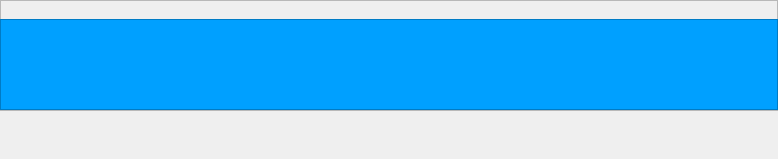
<?xml version="1.0" encoding="UTF-8"?>
<ui version="4.0">
 <class>sMenuBar</class>
 <widget class="QWidget" name="sMenuBar">
  <property name="geometry">
   <rect>
    <x>0</x>
    <y>0</y>
    <width>778</width>
    <height>159</height>
   </rect>
  </property>
  <property name="windowTitle">
   <string>Form</string>
  </property>
  <widget class="QFrame" name="frame_2">
   <property name="geometry">
    <rect>
     <x>0</x>
     <y>0</y>
     <width>778</width>
     <height>111</height>
    </rect>
   </property>
   <property name="frameShape">
    <enum>QFrame::StyledPanel</enum>
   </property>
   <property name="frameShadow">
    <enum>QFrame::Raised</enum>
   </property>
   <widget class="slabel" name="wmMeasuring" native="true">
    <property name="geometry">
     <rect>
      <x>20</x>
      <y>20</y>
      <width>167</width>
      <height>74</height>
     </rect>
    </property>
   </widget>
   <widget class="slabel" name="wmCleaning" native="true">
    <property name="geometry">
     <rect>
      <x>207</x>
      <y>20</y>
      <width>167</width>
      <height>74</height>
     </rect>
    </property>
   </widget>
   <widget class="slabel" name="wmMemory" native="true">
    <property name="geometry">
     <rect>
      <x>394</x>
      <y>20</y>
      <width>167</width>
      <height>74</height>
     </rect>
    </property>
   </widget>
   <widget class="slabel" name="wmSetup" native="true">
    <property name="geometry">
     <rect>
      <x>581</x>
      <y>20</y>
      <width>167</width>
      <height>74</height>
     </rect>
    </property>
   </widget>
   <widget class="QFrame" name="frame">
    <property name="geometry">
     <rect>
      <x>0</x>
      <y>19</y>
      <width>778</width>
      <height>91</height>
     </rect>
    </property>
    <property name="styleSheet">
     <string notr="true">/*background-color: rgb(21, 100, 192);*/
background-color: rgb(0, 160, 255);</string>
    </property>
    <property name="frameShape">
     <enum>QFrame::StyledPanel</enum>
    </property>
    <property name="frameShadow">
     <enum>QFrame::Raised</enum>
    </property>
   </widget>
   <zorder>frame</zorder>
   <zorder>wmSetup</zorder>
   <zorder>wmMemory</zorder>
   <zorder>wmCleaning</zorder>
   <zorder>wmMeasuring</zorder>
  </widget>
 </widget>
 <customwidgets>
  <customwidget>
   <class>slabel</class>
   <extends>QWidget</extends>
   <header location="global">slabel.h</header>
   <container>1</container>
  </customwidget>
 </customwidgets>
 <resources/>
 <connections/>
</ui>
